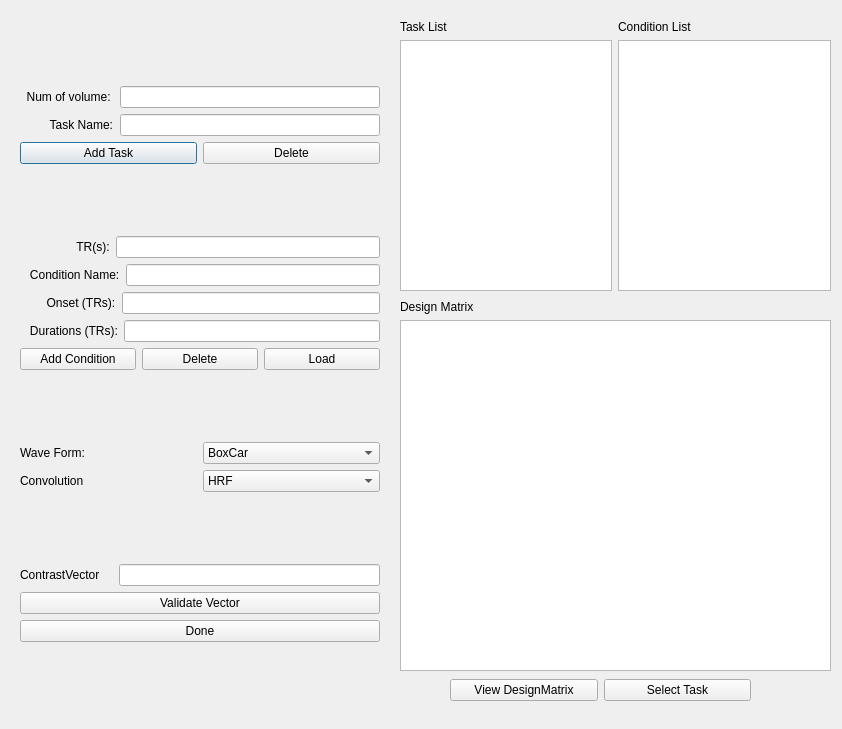
<?xml version="1.0" encoding="UTF-8"?>
<ui version="4.0">
 <class>Dialog_Paradigm_Advance</class>
 <widget class="QDialog" name="Dialog_Paradigm_Advance">
  <property name="geometry">
   <rect>
    <x>0</x>
    <y>0</y>
    <width>842</width>
    <height>729</height>
   </rect>
  </property>
  <property name="windowTitle">
   <string>Dialog</string>
  </property>
  <widget class="QWidget" name="verticalLayoutWidget_5">
   <property name="geometry">
    <rect>
     <x>20</x>
     <y>20</y>
     <width>360</width>
     <height>691</height>
    </rect>
   </property>
   <layout class="QVBoxLayout" name="verticalLayout_5">
    <item>
     <layout class="QVBoxLayout" name="verticalLayout">
      <item>
       <layout class="QHBoxLayout" name="horizontalLayout_13">
        <item>
         <widget class="QLabel" name="label_9">
          <property name="text">
           <string>  Num of volume: </string>
          </property>
         </widget>
        </item>
        <item>
         <widget class="QLineEdit" name="in_NumVolume"/>
        </item>
       </layout>
      </item>
      <item>
       <layout class="QHBoxLayout" name="horizontalLayout">
        <item>
         <widget class="QLabel" name="label_TaskName">
          <property name="text">
           <string>         Task Name:</string>
          </property>
         </widget>
        </item>
        <item>
         <widget class="QLineEdit" name="in_TaskName"/>
        </item>
       </layout>
      </item>
      <item>
       <layout class="QHBoxLayout" name="horizontalLayout_2">
        <item>
         <widget class="QPushButton" name="add_Task_Btn">
          <property name="text">
           <string>Add Task</string>
          </property>
         </widget>
        </item>
        <item>
         <widget class="QPushButton" name="del_Task_Btn">
          <property name="text">
           <string>Delete</string>
          </property>
         </widget>
        </item>
       </layout>
      </item>
     </layout>
    </item>
    <item>
     <layout class="QVBoxLayout" name="verticalLayout_2">
      <item>
       <layout class="QHBoxLayout" name="horizontalLayout_7">
        <item>
         <widget class="QLabel" name="label">
          <property name="text">
           <string>                 TR(s):</string>
          </property>
         </widget>
        </item>
        <item>
         <widget class="QLineEdit" name="in_TR"/>
        </item>
       </layout>
      </item>
      <item>
       <layout class="QHBoxLayout" name="horizontalLayout_3">
        <item>
         <widget class="QLabel" name="label_ConditionName">
          <property name="text">
           <string>   Condition Name:</string>
          </property>
         </widget>
        </item>
        <item>
         <widget class="QLineEdit" name="in_ConditionName"/>
        </item>
       </layout>
      </item>
      <item>
       <layout class="QHBoxLayout" name="horizontalLayout_4">
        <item>
         <widget class="QLabel" name="label_CondiitionVector">
          <property name="text">
           <string>        Onset (TRs):</string>
          </property>
         </widget>
        </item>
        <item>
         <widget class="QLineEdit" name="in_Onset"/>
        </item>
       </layout>
      </item>
      <item>
       <layout class="QHBoxLayout" name="horizontalLayout_8">
        <item>
         <widget class="QLabel" name="label_2">
          <property name="text">
           <string>   Durations (TRs):</string>
          </property>
         </widget>
        </item>
        <item>
         <widget class="QLineEdit" name="in_duration"/>
        </item>
       </layout>
      </item>
      <item>
       <layout class="QHBoxLayout" name="horizontalLayout_5">
        <item>
         <widget class="QPushButton" name="add_Condition_Btn">
          <property name="text">
           <string>Add Condition</string>
          </property>
         </widget>
        </item>
        <item>
         <widget class="QPushButton" name="del_Condition_Btn">
          <property name="text">
           <string>Delete</string>
          </property>
         </widget>
        </item>
        <item>
         <widget class="QPushButton" name="load_Extern_Btn">
          <property name="text">
           <string>Load</string>
          </property>
         </widget>
        </item>
       </layout>
      </item>
     </layout>
    </item>
    <item>
     <layout class="QVBoxLayout" name="verticalLayout_4">
      <item>
       <layout class="QHBoxLayout" name="horizontalLayout_9">
        <item>
         <widget class="QLabel" name="label_3">
          <property name="text">
           <string>Wave Form:</string>
          </property>
         </widget>
        </item>
        <item>
         <widget class="QComboBox" name="comboBox">
          <item>
           <property name="text">
            <string>BoxCar</string>
           </property>
          </item>
         </widget>
        </item>
       </layout>
      </item>
      <item>
       <layout class="QHBoxLayout" name="horizontalLayout_10">
        <item>
         <widget class="QLabel" name="label_5">
          <property name="text">
           <string>Convolution</string>
          </property>
         </widget>
        </item>
        <item>
         <widget class="QComboBox" name="comboBox_2">
          <item>
           <property name="text">
            <string>HRF</string>
           </property>
          </item>
         </widget>
        </item>
       </layout>
      </item>
     </layout>
    </item>
    <item>
     <layout class="QVBoxLayout" name="verticalLayout_3">
      <item>
       <layout class="QHBoxLayout" name="horizontalLayout_6">
        <item>
         <widget class="QLabel" name="label_4">
          <property name="text">
           <string>ContrastVector    </string>
          </property>
         </widget>
        </item>
        <item>
         <widget class="QLineEdit" name="in_ContrastVector"/>
        </item>
       </layout>
      </item>
      <item>
       <widget class="QPushButton" name="valid_vector_Btn">
        <property name="text">
         <string>Validate Vector</string>
        </property>
       </widget>
      </item>
      <item>
       <widget class="QPushButton" name="done_advance_Btn">
        <property name="text">
         <string>Done</string>
        </property>
       </widget>
      </item>
     </layout>
    </item>
   </layout>
  </widget>
  <widget class="QWidget" name="horizontalLayoutWidget_11">
   <property name="geometry">
    <rect>
     <x>400</x>
     <y>20</y>
     <width>431</width>
     <height>271</height>
    </rect>
   </property>
   <layout class="QHBoxLayout" name="horizontalLayout_11">
    <item>
     <layout class="QVBoxLayout" name="verticalLayout_7">
      <item>
       <widget class="QLabel" name="label_7">
        <property name="text">
         <string>Task List</string>
        </property>
       </widget>
      </item>
      <item>
       <widget class="QListWidget" name="task_List_Widget"/>
      </item>
     </layout>
    </item>
    <item>
     <layout class="QVBoxLayout" name="verticalLayout_6">
      <item>
       <widget class="QLabel" name="label_6">
        <property name="text">
         <string>Condition List</string>
        </property>
       </widget>
      </item>
      <item>
       <widget class="QListWidget" name="condition_list_Widget"/>
      </item>
     </layout>
    </item>
   </layout>
  </widget>
  <widget class="QWidget" name="verticalLayoutWidget_8">
   <property name="geometry">
    <rect>
     <x>400</x>
     <y>300</y>
     <width>431</width>
     <height>371</height>
    </rect>
   </property>
   <layout class="QVBoxLayout" name="verticalLayout_8">
    <item>
     <widget class="QLabel" name="label_8">
      <property name="text">
       <string>Design Matrix</string>
      </property>
     </widget>
    </item>
    <item>
     <widget class="QGraphicsView" name="designMatrix_Graph"/>
    </item>
   </layout>
  </widget>
  <widget class="QWidget" name="horizontalLayoutWidget">
   <property name="geometry">
    <rect>
     <x>450</x>
     <y>670</y>
     <width>301</width>
     <height>41</height>
    </rect>
   </property>
   <layout class="QHBoxLayout" name="horizontalLayout_12">
    <item>
     <widget class="QPushButton" name="view_Design_Btn">
      <property name="text">
       <string>View DesignMatrix</string>
      </property>
     </widget>
    </item>
    <item>
     <widget class="QPushButton" name="select_Task_Btn">
      <property name="text">
       <string>     Select Task     </string>
      </property>
     </widget>
    </item>
   </layout>
  </widget>
 </widget>
 <resources/>
 <connections/>
</ui>
